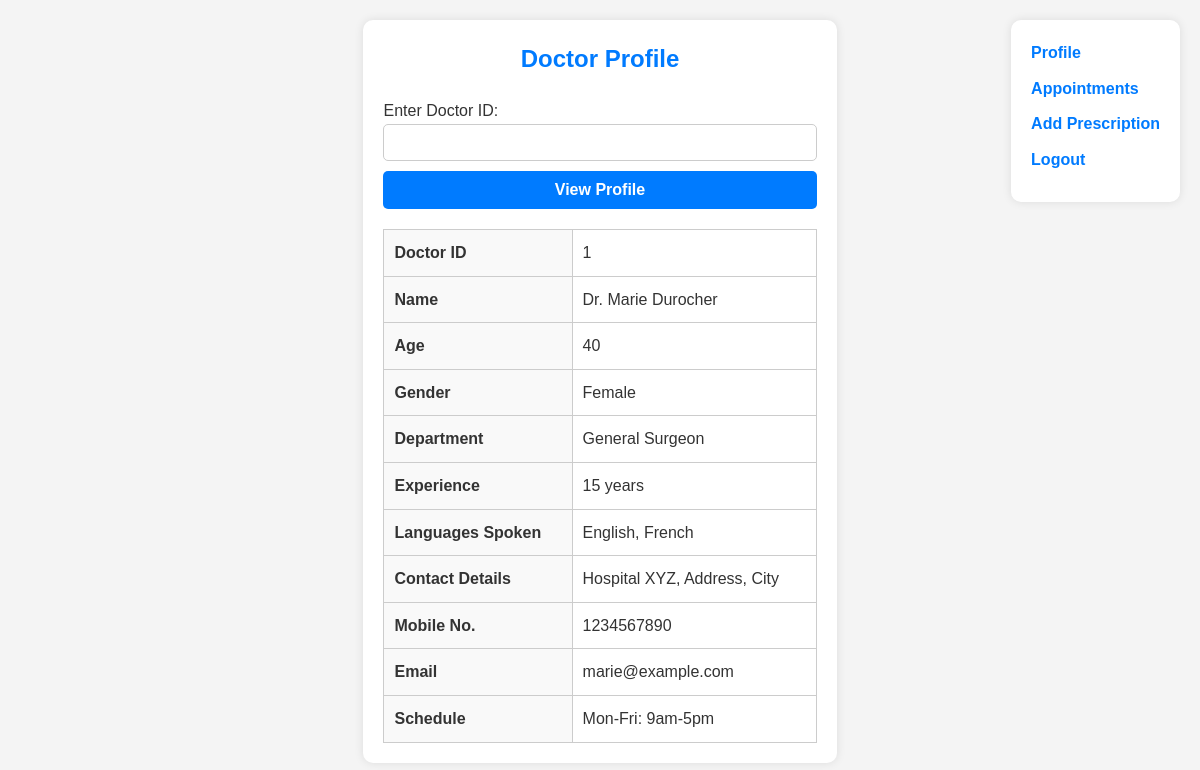
Page /doctor_profile.php?id=1 on the committed database.
### tables this page shows
CREATE TABLE `experts` (
  `id` int(11) NOT NULL,
  `name` varchar(255) NOT NULL,
  `age` int(11) NOT NULL,
  `gender` varchar(10) NOT NULL,
  `department` varchar(255) NOT NULL,
  `experience` int(11) NOT NULL,
  `languages_spoken` varchar(255) NOT NULL,
  `contact_details` varchar(255) NOT NULL,
  `mobile_no` varchar(15) NOT NULL,
  `email` varchar(255) NOT NULL,
  `schedule` varchar(255) NOT NULL,
  `consultant_fee` varchar(255) NOT NULL
);

### doctor_profile.php (the view, shortened to what this page needs)
<?php
if (isset($_GET['id']) && !empty($_GET['id'])) {
    $doctor_id = $_GET['id'];
    try {
        $db = new PDO('mysql:host=localhost;dbname=hospital', 'root', '');
        $db->setAttribute(PDO::ATTR_ERRMODE, PDO::ERRMODE_EXCEPTION);
        $query = $db->prepare("SELECT * FROM experts WHERE id = :id");
        $query->bindParam(':id', $doctor_id);
        $query->execute();
        $doctor = $query->fetch(PDO::FETCH_ASSOC);
    } catch (PDOException $e) {
        $error_message = "Error: " . $e->getMessage();
    }
}
?>
<!DOCTYPE html>
<html lang="en">
<head>
    <link rel="stylesheet" href="styles.css">
</head>
<body>
    <div class="navbar" id="navbar">
        <ul>
            <li><a href="doctor_profile.php">Profile</a></li>
            <li><a href="doctor_appointment.php">Appointments</a></li>
            <li><a href="">Add Prescription</a></li>
            <li><a href="#">Logout</a></li>
        </ul>
    </div>
    <div class="profile-container">
        <h2>Doctor Profile</h2>
        <form action="" method="GET">
            <label for="doctor_id">Enter Doctor ID:</label>
            <input type="text" id="doctor_id" name="id" required>
            <button type="submit">View Profile</button>
        </form>
        <?php if (isset($doctor)): ?>
            <table>
                <tr>
                    <th>Doctor ID</th>
                    <td><?php echo htmlspecialchars($doctor['id']); ?></td>
                </tr>
                <tr>
                    <th>Name</th>
                    <td><?php echo htmlspecialchars($doctor['name']); ?></td>
                </tr>
                <tr>
                    <th>Age</th>
                    <td><?php echo isset($doctor['age']) ? htmlspecialchars($doctor['age']) : 'N/A'; ?></td>
                </tr>
                <tr>
                    <th>Gender</th>
                    <td><?php echo isset($doctor['gender']) ? htmlspecialchars($doctor['gender']) : 'N/A'; ?></td>
                </tr>
                <tr>
                    <th>Department</th>
                    <td><?php echo htmlspecialchars($doctor['department']); ?></td>
                </tr>
                <tr>
                    <th>Experience</th>
                    <td><?php echo isset($doctor['experience']) ? htmlspecialchars($doctor['experience']) . ' years' : 'N/A'; ?></td>
                </tr>
                <tr>
                    <th>Languages Spoken</th>
                    <td><?php echo isset($doctor['languages_spoken']) ? htmlspecialchars($doctor['languages_spoken']) : 'N/A'; ?></td>
                </tr>
                <tr>
                    <th>Contact Details</th>
                    <td><?php echo isset($doctor['contact_details']) ? htmlspecialchars($doctor['contact_details']) : 'N/A'; ?></td>
                </tr>
                <tr>
                    <th>Mobile No.</th>
                    <td><?php echo isset($doctor['mobile_no']) ? htmlspecialchars($doctor['mobile_no']) : 'N/A'; ?></td>
                </tr>
                <tr>
                    <th>Email</th>
                    <td><?php echo isset($doctor['email']) ? htmlspecialchars($doctor['email']) : 'N/A'; ?></td>
                </tr>
                <tr>
                    <th>Schedule</th>
                    <td><?php echo isset($doctor['schedule']) ? htmlspecialchars($doctor['schedule']) : 'N/A'; ?></td>
                </tr>
            </table>
        <?php elseif (isset($error_message)): ?>
            <p><?php echo $error_message; ?></p>
        <?php endif; ?>
    </div>
</body>
</html>

### styles.css (style rules this page uses)
* { margin: 0; padding: 0; box-sizing: border-box; }
body { font-family: Arial, sans-serif; background-color: #f4f4f4; color: #333; line-height: 1.6; }
.navbar { background-color: #2c3e50; padding: 1rem; display: flex; justify-content: space-between; align-items: center; color: #fff; }

### rows in the picture
experts: id "1", name "Dr. Marie Durocher", age "40", gender "Female", department "General Surgeon", experience "15", languages_spoken "English, French", contact_details "Hospital XYZ, Address, City", mobile_no "1234567890", email "marie@example.com", schedule "Mon-Fri: 9am-5pm"
